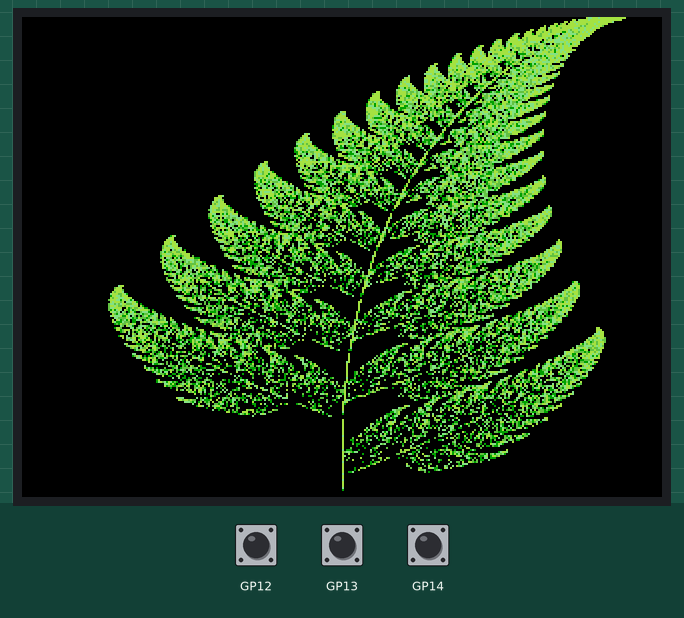
A program run on a simulated Raspberry Pi Pico running MicroPython. Shown: 320×240 colour display. The inputs (shaded band) are chosen by the test bench. Random numbers come from a fixed seed; what the program prints to the serial console is not drawn.

Above: at 7.3 s.
7.4 s: button A pressed for 0.15 s
10.5 s: button B pressed for 3.2 s
At 14.0 s:
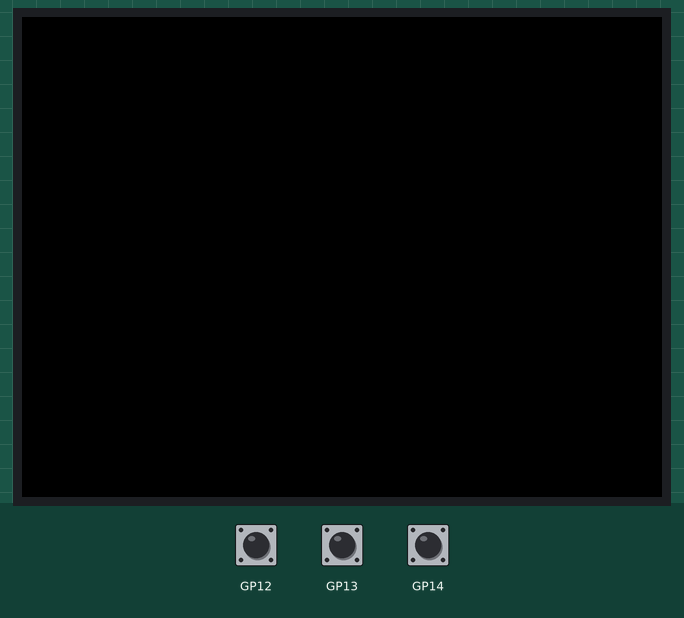
15.2 s: button X pressed for 0.15 s
18.3 s: button X pressed for 3.2 s
At 28.7 s:
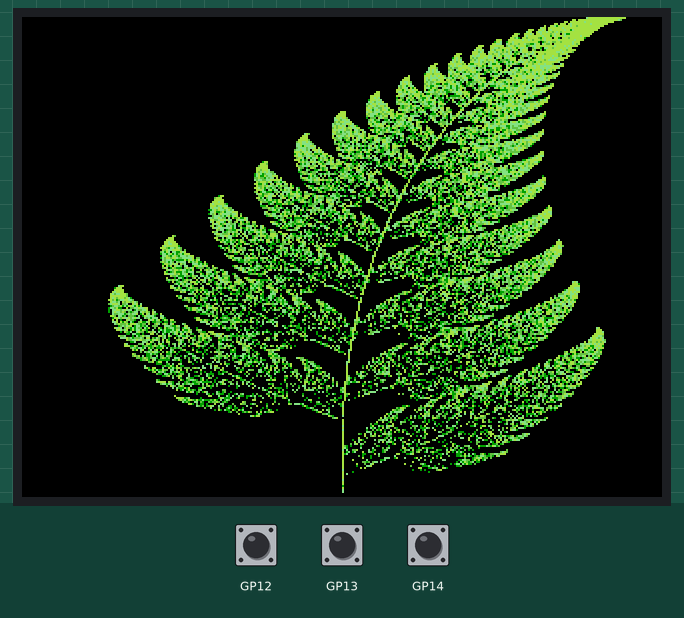
Timing chart, 0 to 29.0 s (numbered marks = the images above; inputs shaded):
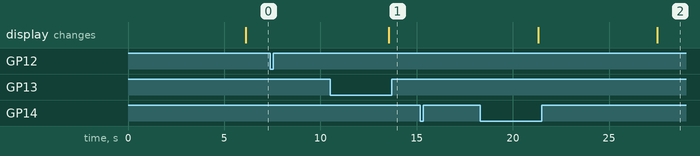

The program:

main.py
```python
import random
from picographics import PicoGraphics, DISPLAY_PICO_DISPLAY_2
from pimoroni import Button

# Init display (320x240 resolution)
display = PicoGraphics(display=DISPLAY_PICO_DISPLAY_2)
WIDTH, HEIGHT = display.get_bounds()

# Init buttons
button_a = Button(12)
button_b = Button(13)
button_x = Button(14)
button_y = Button(15)

# Colour palettes
BLACK = display.create_pen(0, 0, 0)

# Green palette
DARK_GREEN = display.create_pen(0, 180, 0)
MID_GREEN = display.create_pen(100, 220, 100)
LIGHT_GREEN = display.create_pen(150, 240, 150)
YELLOW_GREEN = display.create_pen(180, 240, 100)

# Grayscale palette
DARK_GRAY = display.create_pen(60, 60, 60)
MID_GRAY = display.create_pen(120, 120, 120)
LIGHT_GRAY = display.create_pen(180, 180, 180)
VERY_LIGHT_GRAY = display.create_pen(220, 220, 220)

# Colour mode flag
color_mode = True  # True = color, False = grayscale

def plot_point(x, y, pen):
    # Map x from [-3, 3] to screen width
    px = int((x + 3) * (WIDTH / 6))
    # Map y from [0, 10] to screen height (inverted for display)
    py = int(y * (HEIGHT / 10))
    py = HEIGHT - py - 1  # Flip y-axis

    if 0 <= px < WIDTH and 0 <= py < HEIGHT:
        display.pixel(px, py)

def generate_fern_layer(iterations, pen):
    x, y = 0.0, 0.0
    display.set_pen(pen)

    for _ in range(iterations):
        r = random.random()

        # Barnsley fern transformation functions
        if r < 0.01:
            # Stem
            x_new = 0
            y_new = 0.16 * y
        elif r < 0.86:
            # Successively smaller leaflets
            x_new = 0.85 * x + 0.04 * y
            y_new = -0.04 * x + 0.85 * y + 1.6
        elif r < 0.93:
            # Largest left-hand leaflet
            x_new = 0.2 * x - 0.26 * y
            y_new = 0.23 * x + 0.22 * y + 1.6
        else:
            # Largest right-hand leaflet
            x_new = -0.15 * x + 0.28 * y
            y_new = 0.26 * x + 0.24 * y + 0.44

        x, y = x_new, y_new
        plot_point(x, y, pen)

def draw_fern():
    # Clear screen
    display.set_pen(BLACK)
    display.clear()

    # Choose color palette based on mode
    if color_mode:
        colors = [DARK_GREEN, MID_GREEN, LIGHT_GREEN, YELLOW_GREEN]
    else:
        colors = [DARK_GRAY, MID_GRAY, LIGHT_GRAY, VERY_LIGHT_GRAY]

    # Draw layers from darkest to lightest
    print("Drawing base layer..")
    generate_fern_layer(25000, colors[0])

    print("Drawing second layer..")
    generate_fern_layer(15000, colors[1])

    print("Drawing third layer..")
    generate_fern_layer(10000, colors[2])

    print("Drawing highlights..")
    generate_fern_layer(7500, colors[3])

    # Update display
    display.update()
    print("Fern complete!")

# Main program
print("Barnsley Fern Generator")
print("Press A to generate fern")
print("Press B to clear screen")
print("Press X to toggle color/grayscale")

draw_fern()  # Draw initial fern

# Main loop
while True:
    if button_a.read():
        print("Regenerating fern..")
        draw_fern()
        while button_a.read():  # Wait for release
            pass

    if button_b.read():
        print("Clearing screen..")
        display.set_pen(BLACK)
        display.clear()
        display.update()
        while button_b.read():  # Wait for release
            pass

    if button_x.read():
        color_mode = not color_mode
        mode_text = "color" if color_mode else "grayscale"
        print(f"Switching to {mode_text} mode..")
        draw_fern()
        while button_x.read():  # Wait for release
            pass
```

Measured:
- after the input at 7.4 s, every drawn part: stays the same
- after the input at 15.2 s, every drawn part: stays the same
